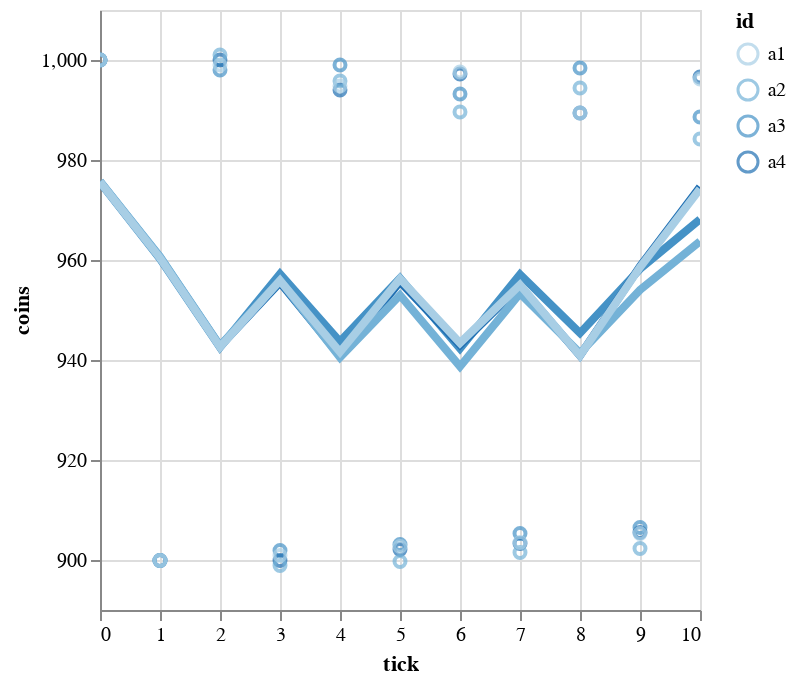

Notebook cell for this chart:
### Code cell
def plot_agents(agents: pl.DataFrame):
    base = alt.Chart(agents).encode(
        x='tick:Q',
        y=alt.Y('coins:Q').scale(zero=False),
        color='id:O',
    )
    lines = base.transform_loess('tick', 'coins', bandwidth=.5, groupby=['id']).mark_line(size=4)
    return (base.mark_point() + lines).interactive() 
  
plot_agents(agents)

### Figure 1 — Vega-Lite specification as saved in the notebook (floating-point values rounded to 4 significant figures)
{"config": {"view": {"continuousWidth": 300, "continuousHeight": 300}}, "layer": [{"mark": {"type": "point"}, "encoding": {"color": {"field": "id", "type": "ordinal"}, "x": {"field": "tick", "type": "quantitative"}, "y": {"field": "coins", "scale": {"zero": false}, "type": "quantitative"}}, "name": "view_2"}, {"mark": {"type": "line", "size": 4}, "encoding": {"color": {"field": "id", "type": "ordinal"}, "x": {"field": "tick", "type": "quantitative"}, "y": {"field": "coins", "scale": {"zero": false}, "type": "quantitative"}}, "transform": [{"loess": "coins", "on": "tick", "bandwidth": 0.5, "groupby": ["id"]}]}], "data": {"name": "data-5887d3d03cd93eec64c6f1ddd47871ad"}, "params": [{"name": "param_2", "select": {"type": "interval", "encodings": ["x", "y"]}, "bind": "scales", "views": ["view_2"]}], "$schema": "https://vega.github.io/schema/vega-lite/v5.8.0.json", "datasets": {"data-5887d3d03cd93eec64c6f1ddd47871ad": [{"behavior": "Greedy", "cargo": null, "coins": 1000.0, "id": "a3", "pos": "Milan", "tick": 0}, {"behavior": "Greedy", "cargo": null, "coins": 1000.0, "id": "a4", "pos": "Venice", "tick": 0}, {"behavior": "Greedy", "cargo": null, "coins": 1000.0, "id": "a2", "pos": "Rome", "tick": 0}, {"behavior": "Greedy", "cargo": null, "coins": 1000.0, "id": "a1", "pos": "Genoa", "tick": 0}, {"behavior": "Greedy", "cargo": "Wheat", "coins": 899.9, "id": "a3", "pos": "Genoa", "tick": 1}, {"behavior": "Greedy", "cargo": "Wheat", "coins": 899.9, "id": "a4", "pos": "Rome", "tick": 1}, {"behavior": "Greedy", "cargo": "Wheat", "coins": 899.9, "id": "a2", "pos": "Venice", "tick": 1}, {"behavior": "Greedy", "cargo": "Wheat", "coins": 899.9, "id": "a1", "pos": "Milan", "tick": 1}, {"behavior": "Greedy", "cargo": null, "coins": 998.0, "id": "a3", "pos": "Genoa", "tick": 2}, {"behavior": "Greedy", "cargo": null, "coins": 1000.0, "id": "a4", "pos": "Rome", "tick": 2}, {"behavior": "Greedy", "cargo": null, "coins": 1001.0, "id": "a2", "pos": "Venice", "tick": 2}, {"behavior": "Greedy", "cargo": null, "coins": 999.0, "id": "a1", "pos": "Milan", "tick": 2}, {"behavior": "Greedy", "cargo": "Wheat", "coins": 901.9, "id": "a3", "pos": "Milan", "tick": 3}, {"behavior": "Greedy", "cargo": "Wheat", "coins": 899.9, "id": "a4", "pos": "Genoa", "tick": 3}, {"behavior": "Greedy", "cargo": "Wheat", "coins": 898.9, "id": "a2", "pos": "Milan", "tick": 3}, {"behavior": "Greedy", "cargo": "Wheat", "coins": 900.9, "id": "a1", "pos": "Genoa", "tick": 3}, {"behavior": "Greedy", "cargo": null, "coins": 999.0, "id": "a3", "pos": "Milan", "tick": 4}, {"behavior": "Greedy", "cargo": null, "coins": 994.0, "id": "a4", "pos": "Genoa", "tick": 4}, {"behavior": "Greedy", "cargo": null, "coins": 995.8, "id": "a2", "pos": "Milan", "tick": 4}, {"behavior": "Greedy", "cargo": null, "coins": 994.8, "id": "a1", "pos": "Genoa", "tick": 4}, {"behavior": "Greedy", "cargo": "Wheat", "coins": 903.1, "id": "a3", "pos": "Genoa", "tick": 5}, {"behavior": "Greedy", "cargo": "Wheat", "coins": 902.1, "id": "a4", "pos": "Milan", "tick": 5}, {"behavior": "Greedy", "cargo": "Wheat", "coins": 899.7, "id": "a2", "pos": "Genoa", "tick": 5}, {"behavior": "Greedy", "cargo": "Wheat", "coins": 902.7, "id": "a1", "pos": "Milan", "tick": 5}, {"behavior": "Greedy", "cargo": null, "coins": 993.2, "id": "a3", "pos": "Genoa", "tick": 6}, {"behavior": "Greedy", "cargo": null, "coins": 997.2, "id": "a4", "pos": "Milan", "tick": 6}, {"behavior": "Greedy", "cargo": null, "coins": 989.6, "id": "a2", "pos": "Genoa", "tick": 6}, {"behavior": "Greedy", "cargo": null, "coins": 997.6, "id": "a1", "pos": "Milan", "tick": 6}, {"behavior": "Greedy", "cargo": "Wheat", "coins": 905.3, "id": "a3", "pos": "Milan", "tick": 7}, {"behavior": "Greedy", "cargo": "Wheat", "coins": 903.3, "id": "a4", "pos": "Genoa", "tick": 7}, {"behavior": "Greedy", "cargo": "Wheat", "coins": 901.5, "id": "a2", "pos": "Milan", "tick": 7}, {"behavior": "Greedy", "cargo": "Wheat", "coins": 903.5, "id": "a1", "pos": "Genoa", "tick": 7}, {"behavior": "Greedy", "cargo": null, "coins": 998.4, "id": "a3", "pos": "Milan", "tick": 8}, {"behavior": "Greedy", "cargo": null, "coins": 989.4, "id": "a4", "pos": "Genoa", "tick": 8}, {"behavior": "Greedy", "cargo": null, "coins": 994.4, "id": "a2", "pos": "Milan", "tick": 8}, {"behavior": "Greedy", "cargo": null, "coins": 989.4, "id": "a1", "pos": "Genoa", "tick": 8}, {"behavior": "Greedy", "cargo": "Wheat", "coins": 906.5, "id": "a3", "pos": "Genoa", "tick": 9}, {"behavior": "Greedy", "cargo": "Wheat", "coins": 905.5, "id": "a4", "pos": "Milan", "tick": 9}, {"behavior": "Greedy", "cargo": "Wheat", "coins": 902.3, "id": "a2", "pos": "Genoa", "tick": 9}, {"behavior": "Greedy", "cargo": "Wheat", "coins": 905.3, "id": "a1", "pos": "Milan", "tick": 9}, {"behavior": "Greedy", "cargo": null, "coins": 988.6, "id": "a3", "pos": "Genoa", "tick": 10}, {"behavior": "Greedy", "cargo": null, "coins": 996.6, "id": "a4", "pos": "Milan", "tick": 10}, {"behavior": "Greedy", "cargo": null, "coins": 984.2, "id": "a2", "pos": "Genoa", "tick": 10}, {"behavior": "Greedy", "cargo": null, "coins": 996.2, "id": "a1", "pos": "Milan", "tick": 10}]}}
